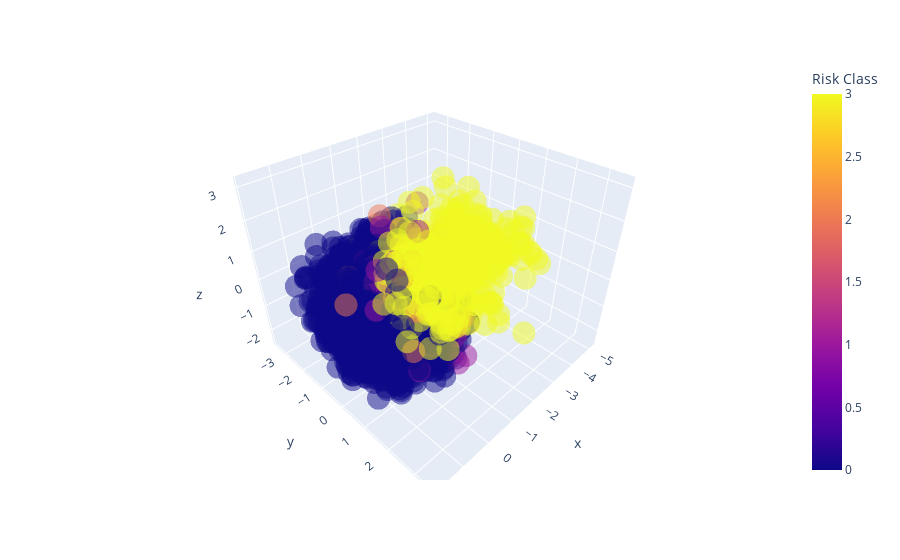

Notebook code for this chart:
### Code cell
# Visualize the latent space representation and look for potential clustering along risk class

fig2 = px.scatter_3d(latent_rep, x='x', y='y', z='z',
              color='Risk Class', opacity=0.5)
fig2.show()

### Figure 1 — Plotly figure (JSON) as saved in the notebook; plotly's stock layout.template omitted (floating-point values rounded to 4 significant figures; data arrays with more than 128 entries replaced by an {"elided": "..."} marker saying what was removed)
{"data": [{"hovertemplate": "x=%{x}<br>y=%{y}<br>z=%{z}<br>Risk Class=%{marker.color}<extra></extra>", "legendgroup": "", "marker": {"color": {"elided": "14708 float values"}, "coloraxis": "coloraxis", "opacity": 0.5, "symbol": "circle"}, "mode": "markers", "name": "", "scene": "scene", "showlegend": false, "type": "scatter3d", "x": {"elided": "14708 float values"}, "y": {"elided": "14708 float values"}, "z": {"elided": "14708 float values"}}], "layout": {"coloraxis": {"colorbar": {"title": {"text": "Risk Class"}}, "colorscale": [[0, "#0d0887"], [0.1111, "#46039f"], [0.2222, "#7201a8"], [0.3333, "#9c179e"], [0.4444, "#bd3786"], [0.5556, "#d8576b"], [0.6667, "#ed7953"], [0.7778, "#fb9f3a"], [0.8889, "#fdca26"], [1, "#f0f921"]]}, "legend": {"tracegroupgap": 0}, "margin": {"t": 60}, "scene": {"domain": {"x": [0, 1], "y": [0, 1]}, "xaxis": {"title": {"text": "x"}}, "yaxis": {"title": {"text": "y"}}, "zaxis": {"title": {"text": "z"}}}}}
